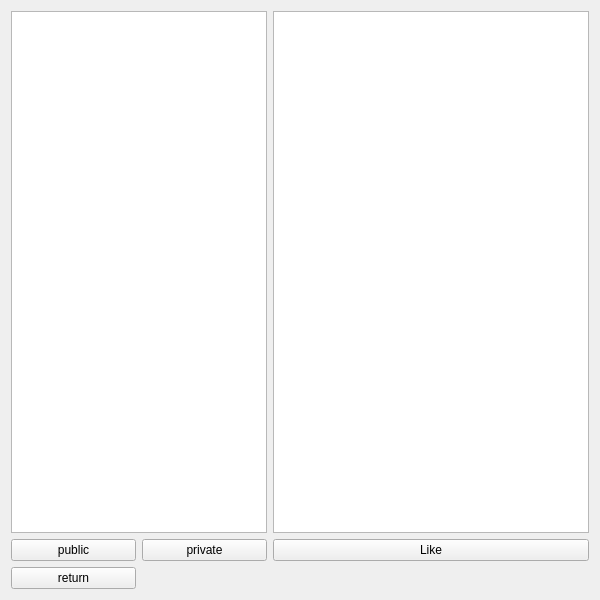
<?xml version="1.0" encoding="UTF-8"?>
<ui version="4.0">
 <class>PlayListsWindow</class>
 <widget class="QWidget" name="PlayListsWindow">
  <property name="geometry">
   <rect>
    <x>0</x>
    <y>0</y>
    <width>600</width>
    <height>600</height>
   </rect>
  </property>
  <property name="minimumSize">
   <size>
    <width>600</width>
    <height>600</height>
   </size>
  </property>
  <property name="maximumSize">
   <size>
    <width>600</width>
    <height>600</height>
   </size>
  </property>
  <property name="windowTitle">
   <string>PlayLists</string>
  </property>
  <property name="windowIcon">
   <iconset resource="Resources/main.qrc">
    <normaloff>:/Icons/Icons/spotify.png</normaloff>:/Icons/Icons/spotify.png</iconset>
  </property>
  <property name="styleSheet">
   <string notr="true"/>
  </property>
  <layout class="QGridLayout" name="gridLayout">
   <item row="2" column="0">
    <widget class="QPushButton" name="back_btn">
     <property name="text">
      <string>return</string>
     </property>
    </widget>
   </item>
   <item row="0" column="0" colspan="2">
    <widget class="QListView" name="listView"/>
   </item>
   <item row="1" column="0">
    <widget class="QPushButton" name="public_btn">
     <property name="text">
      <string>public</string>
     </property>
    </widget>
   </item>
   <item row="1" column="1">
    <widget class="QPushButton" name="private_btn">
     <property name="text">
      <string>private</string>
     </property>
    </widget>
   </item>
   <item row="0" column="2">
    <layout class="QGridLayout" name="gridLayout_2">
     <item row="0" column="0">
      <widget class="QListView" name="listView_2"/>
     </item>
    </layout>
   </item>
   <item row="1" column="2">
    <widget class="QPushButton" name="like_btn">
     <property name="text">
      <string>Like</string>
     </property>
    </widget>
   </item>
  </layout>
 </widget>
 <resources>
  <include location="Resources/main.qrc"/>
 </resources>
 <connections/>
</ui>
